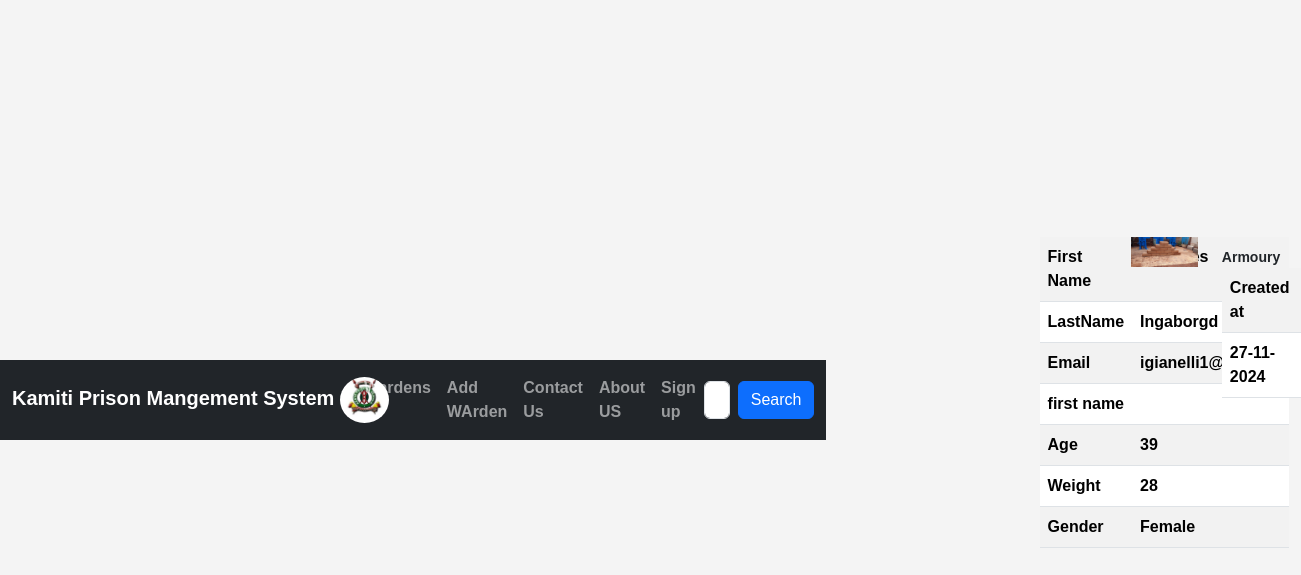
/warden/details/2 (signed in), run on the app's committed database.
### prison/models.py (models this page shows, shortened)
class Warden(models.Model):
    FirstName = models.CharField(max_length=30)
    LastName = models.CharField(max_length=30)
    Email = models.EmailField(unique=True)
    Age = models.PositiveSmallIntegerField(default=0)
    Gender = models.CharField(max_length=10)
    Weight = models.PositiveIntegerField(default=0)
    ServiceNumber = models.PositiveIntegerField(default=0)
    ProfilePicture = models.ImageField(upload_to=generate_unique_name, null=True)
    created_at = models.DateTimeField(auto_now_add=True)
    updated_at = models.DateTimeField(auto_now=True)
    class Meta:
        db_table = 'Wardens'

class Armoury(models.Model):
    GunModel = models.CharField(max_length=10)
    status = models.BooleanField(default=False)
    Warden = models.ForeignKey(Warden, on_delete=models.CASCADE)
    created_at = models.DateTimeField(auto_now_add=True)
    updated_at = models.DateTimeField(auto_now=True)
    class Meta:
        db_table = 'armoury'

### prison/views.py (the view)
# urls.py: path('warden/details/<int:warden_id>', views.WardenDetails, name='WardenDetails'),
@login_required
@permission_required("prison.view_warden",raise_exception=True)
def WardenDetails(request, warden_id):
    warden = Warden.objects.get(id=warden_id)
    armoury = Armoury.objects.filter(Warden=warden_id)
    return render(request, "WardenDetails.html", {"armoury": armoury, "warden": warden})

### templates/WardenDetails.html (shortened to what this page needs)
{% extends 'Master.html' %}
{% load static %}
{% block content %}
	<div class="container">
    <div class="row">
        <div class="col-sm-4">
            <table class="table table-striped">
                <tr>
                    <td>First Name</td>
                    <td>{{ warden.FirstName }}</td>
                </tr>
                 <tr>
                    <td>LastName</td>
                    <td>{{ warden.LastName }}</td>
                </tr>
                 <tr>
                    <td>Email</td>
                    <td>{{ warden.Email }}</td>
                </tr>
                 <tr>
                    <td>first name</td>
                    <td>{{ customer.first_name }}</td>
                </tr>
                 <tr>
                    <td>Age</td>
                    <td>{{ warden.Age  }}</td>
                </tr>
                 <tr>
                    <td>Weight</td>
                    <td>{{ warden.Weight }}</td>
                </tr>
                 <tr>
                    <td>Gender</td>
                    <td>{{ warden.Gender }}</td>
                </tr>
            </table>
        </div>
            <div class="col-sm-4">
                {% if warden.ProfilePicture %}
                     <img class="img-fluid mx-auto d-block profile" src="{{ warden.ProfilePicture.url }}" alt="">
                {% else %}
              <img class="img-fluid mx-auto d-block profile" src="{% static 'images/ims.jpeg' %}" alt="">
                {% endif %}
            </div>
     <div class="col-sm-4">
               <p>Armoury</p>
               <table class="table table-striped">
                   <tr>
                     <th>Created at</th>
                       <th>GunModel</th>
                   </tr>
                   {% for A in armoury %}
                       <tr>
                           <td>{{ A.created_at | date:"d-m-Y" }}</td>
                           <td>{{ A.GunModel }}</td>
                       </tr>
                   {% endfor %}
               </table>
        </div>
    </div>
{% endblock %}

### prison/static/css/my_style.css (style rules this page uses)
body { font-family: "Tinos", serif; font-weight: 700; font-style: normal; }
body { font-family: Arial, sans-serif; background-color: #f4f4f4; margin: 0; padding: 0; display: flex; justify-content: center; align-items: center; height: 100vh; }
p { margin: 10px 0 0; font-size: 14px; }

### data on the page
Warden: LastName "Ingaborgd", Email "igianelli1@fda.gov", Age "39", Weight "28", Gender "Female", ProfilePicture (picture)
Armoury: created_at "27-11-2024"
